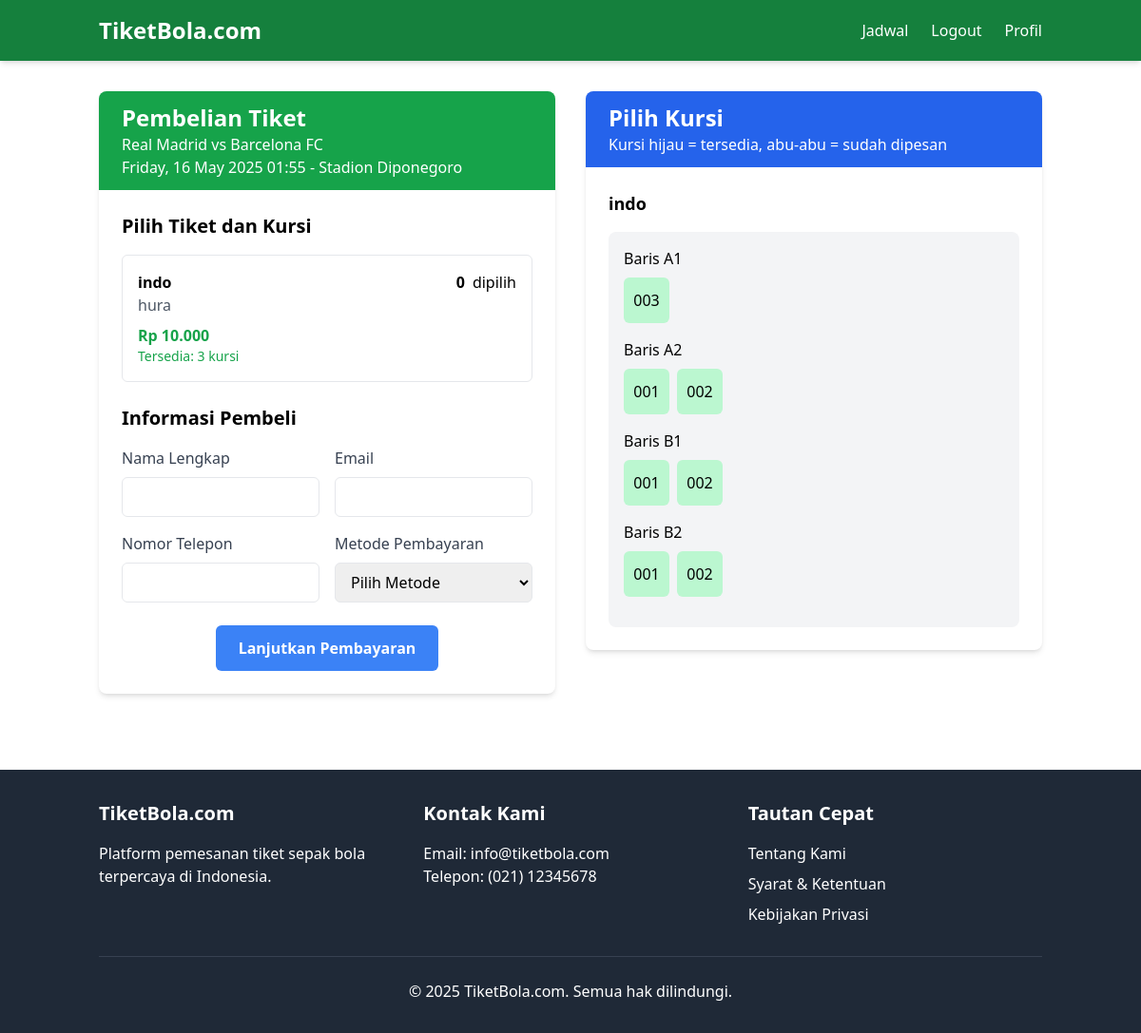
/booking.php?match_id=1 (signed in), run on an earlier commit of the app's database.
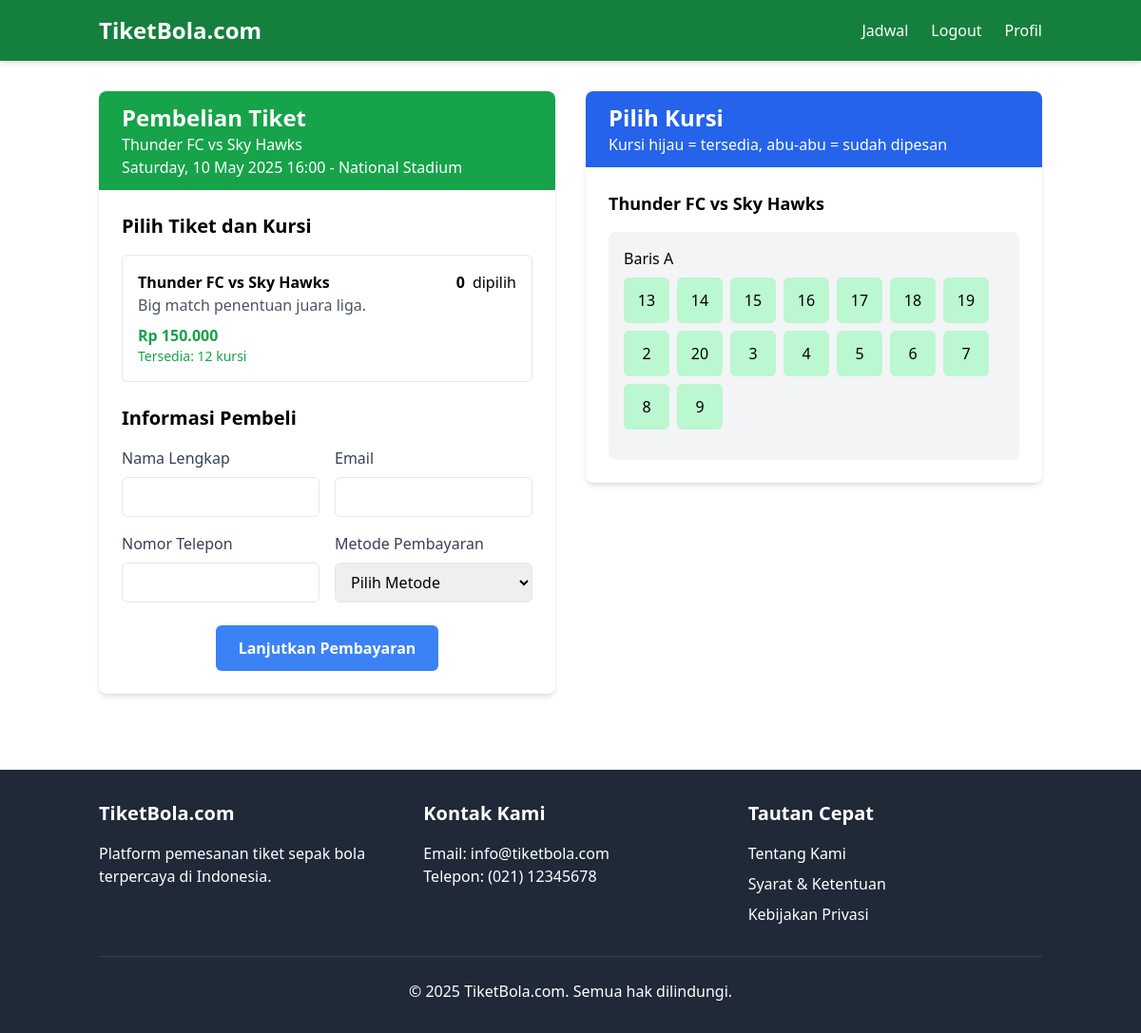
And on a later commit of the database.
### tables this page shows
CREATE TABLE `matches` (
  `id` int NOT NULL AUTO_INCREMENT,
  `team_home` varchar(100) NOT NULL,
  `team_away` varchar(100) NOT NULL,
  `match_date` datetime NOT NULL,
  `stadium` varchar(100) NOT NULL,
  `description` text,
  `created_at` timestamp NULL DEFAULT CURRENT_TIMESTAMP,
  `is_completed` tinyint(1) DEFAULT '0',
  PRIMARY KEY (`id`)
);

CREATE TABLE `tickets` (
  `id` int NOT NULL AUTO_INCREMENT,
  `match_id` int NOT NULL,
  `ticket_type` varchar(50) NOT NULL,
  `price` decimal(10,2) NOT NULL,
  `quantity_available` int DEFAULT '0',
  `description` text,
  PRIMARY KEY (`id`),
  KEY `match_id` (`match_id`),
  CONSTRAINT `tickets_ibfk_1` FOREIGN KEY (`match_id`) REFERENCES `matches` (`id`) ON DELETE CASCADE
);

CREATE TABLE `seats` (
  `id` int NOT NULL AUTO_INCREMENT,
  `match_id` int NOT NULL,
  `ticket_id` int NOT NULL,
  `seat_number` varchar(10) NOT NULL,
  `seat_row` varchar(5) NOT NULL,
  `seat_column` varchar(5) NOT NULL,
  `status` enum('available','booked','reserved') DEFAULT 'available',
  PRIMARY KEY (`id`),
  UNIQUE KEY `unique_seat` (`match_id`,`seat_number`),
  KEY `idx_seats_ticket` (`ticket_id`),
  KEY `idx_seats_status` (`status`),
  CONSTRAINT `fk_seats_tickets` FOREIGN KEY (`ticket_id`) REFERENCES `tickets` (`id`) ON DELETE CASCADE,
  CONSTRAINT `fk_seats_tickets_match` FOREIGN KEY (`match_id`) REFERENCES `tickets` (`match_id`) ON DELETE CASCADE,
  CONSTRAINT `seats_ibfk_1` FOREIGN KEY (`match_id`) REFERENCES `matches` (`id`) ON DELETE CASCADE,
  CONSTRAINT `seats_ibfk_2` FOREIGN KEY (`ticket_id`) REFERENCES `tickets` (`id`) ON DELETE CASCADE
);

### booking.php (the view, shortened to what the changed rows need)
<?php
require_once __DIR__ . '/config/database.php';
require_once 'includes/header.php';
$match_id = $_GET['match_id'];
$stmt = $pdo->prepare("SELECT * FROM matches WHERE id = ?");
$stmt->execute([$match_id]);
$match = $stmt->fetch(PDO::FETCH_ASSOC);
$match_date = new DateTime($match['match_date']);
$formatted_date = $match_date->format('l, d F Y H:i');
$tickets = $pdo->prepare("
    SELECT
        t.*,
        (t.quantity_available - IFNULL((
            SELECT COUNT(*)
            FROM seats s
            WHERE s.ticket_id = t.id AND s.status = 'booked'
        ), 0)) as available_seats
    FROM tickets t
    WHERE t.match_id = ? AND (t.quantity_available - IFNULL((
        SELECT COUNT(*)
        FROM seats s
        WHERE s.ticket_id = t.id AND s.status = 'booked'
    ), 0)) > 0
");
$tickets->execute([$match_id]);
$tickets = $tickets->fetchAll(PDO::FETCH_ASSOC);
$seats_query = $pdo->prepare("
    SELECT
        s.*,
        t.ticket_type
    FROM seats s
    JOIN tickets t ON s.ticket_id = t.id
    WHERE s.match_id = ? AND s.status = 'available'
    ORDER BY s.ticket_id, s.seat_row, s.seat_column
");
$seats_query->execute([$match_id]);
$available_seats = $seats_query->fetchAll(PDO::FETCH_ASSOC);
$grouped_seats = [];
foreach ($available_seats as $seat) {
    $grouped_seats[$seat['ticket_id']][] = $seat;
}
?>
<div class="container mx-auto px-4 py-8">
    <div class="flex flex-col lg:flex-row gap-8">
        <div class="lg:w-1/2">
            <div class="bg-white rounded-lg shadow-md overflow-hidden">
                <div class="bg-green-600 py-3 px-6">
                    <h2 class="text-white text-2xl font-bold">Pembelian Tiket</h2>
                    <p class="text-white"><?= htmlspecialchars($match['team_home']) ?> vs <?= htmlspecialchars($match['team_away']) ?></p>
                    <p class="text-white"><?= $formatted_date ?> - <?= htmlspecialchars($match['stadium']) ?></p>
                </div>
                <div class="p-6">
                    <form action="process_booking.php" method="post" id="booking-form">
                        <div class="mb-6">
                            <?php if (empty($tickets)): ?>
                                <p class="text-red-500">Tiket untuk pertandingan ini sudah habis.</p>
                            <?php else: ?>
                                <div class="space-y-4" id="ticket-selection">
                                    <?php foreach ($tickets as $ticket): ?>
                                    <div class="border rounded-md p-4" data-ticket-id="<?= $ticket['id'] ?>">
                                        <div class="flex justify-between items-start">
                                            <div>
                                                <h4 class="font-bold"><?= htmlspecialchars($ticket['ticket_type']) ?></h4>
                                                <p class="text-gray-600"><?= htmlspecialchars($ticket['description']) ?></p>
                                                <p class="text-green-600 font-bold mt-2">Rp <?= number_format($ticket['price'], 0, ',', '.') ?></p>
                                                <p class="text-sm <?= $ticket['available_seats'] > 0 ? 'text-green-600' : 'text-red-600' ?>">
                                                    Tersedia: <?= $ticket['available_seats'] ?> kursi
                                                </p>
                                            </div>
                                            <div class="flex items-center">
                                                <span id="selected-count-<?= $ticket['id'] ?>" class="mr-2 font-semibold">0</span>
                                                <span>dipilih</span>
                                            </div>
                                        </div>
                                    </div>
                                    <?php endforeach; ?>
                                </div>
                            <?php endif; ?>
                        </div>
                    </form>
                </div>
            </div>
        </div>
        <div class="lg:w-1/2">
            <div class="bg-white rounded-lg shadow-md overflow-hidden sticky top-4">
                <div class="bg-blue-600 py-3 px-6">
                    <h2 class="text-white text-2xl font-bold">Pilih Kursi</h2>
                </div>
                <div class="p-6">
                    <?php if (!empty($grouped_seats)): ?>
                        <div class="space-y-8">
                            <?php foreach ($grouped_seats as $ticket_id => $seats): ?>
                                <?php
                                $ticket_type = $seats[0]['ticket_type'];
                                $rows = array_unique(array_column($seats, 'seat_row'));
                                ?>
                                <div>
                                    <h3 class="text-lg font-semibold mb-4"><?= htmlspecialchars($ticket_type) ?></h3>
                                    <div class="bg-gray-100 p-4 rounded-lg">
                                        <?php foreach ($rows as $row): ?>
                                            <div class="mb-4">
                                                <h4 class="font-medium mb-2">Baris <?= $row ?></h4>
                                                <div class="flex flex-wrap gap-2">
                                                    <?php
                                                    $row_seats = array_filter($seats, function($seat) use ($row) {
                                                        return $seat['seat_row'] == $row;
                                                    });
                                                    ?>
                                                    <?php foreach ($row_seats as $seat): ?>
                                                        <button type="button"
                                                                class="seat-btn w-12 h-12 flex items-center justify-center rounded-md transition-all
                                                                       bg-green-200 hover:bg-green-300 cursor-pointer"
                                                                data-seat-id="<?= $seat['id'] ?>"
                                                                data-ticket-id="<?= $ticket_id ?>"
                                                                data-seat-number="<?= htmlspecialchars($seat['seat_number']) ?>">
                                                            <?= htmlspecialchars($seat['seat_column']) ?>
                                                        </button>
                                                    <?php endforeach; ?>
                                                </div>
                                            </div>
                                        <?php endforeach; ?>
                                    </div>
                                </div>
                            <?php endforeach; ?>
                        </div>
                    <?php else: ?>
                        <p class="text-red-500">Tidak ada kursi yang tersedia untuk pertandingan ini.</p>
                    <?php endif; ?>
                </div>
            </div>
        </div>
    </div>
</div>
<?php require_once 'includes/footer.php'; ?>

What changed in the data, as far as the page shows it:
removed tickets: ticket_type "indo", description "hura", price "10.000", available_seats "3"
removed seats: ticket.ticket_type "indo", row "A1", seat_column "003", row "A2", row "B1", row "B2"
removed seats: seat_column "001", shown under "A2"
removed seats: seat_column "002", shown under "A2"
removed seats: seat_column "001", shown under "B1"
removed seats: seat_column "002", shown under "B1"
removed seats: seat_column "001", shown under "B2"
removed seats: seat_column "002", shown under "B2"
changed matches: team_home "Real Madrid" → "Thunder FC"; team_away "Barcelona FC" → "Sky Hawks"; match_date "Friday, 16 May 2025 01:55" → "Saturday, 10 May 2025 16:00"; stadium "Stadion Diponegoro" → "National Stadium"
added tickets: ticket_type "Thunder FC vs Sky Hawks", description "Big match penentuan juara liga.", price "150.000", available_seats "12"
added seats: ticket.ticket_type "Thunder FC vs Sky Hawks", row "A", seat_column "13"
added seats: seat_column "14", shown under "A"
added seats: seat_column "15", shown under "A"
added seats: seat_column "16", shown under "A"
added seats: seat_column "17", shown under "A"
added seats: seat_column "18", shown under "A"
added seats: seat_column "19", shown under "A"
added seats: seat_column "2", shown under "A"
added seats: seat_column "20", shown under "A"
added seats: seat_column "3", shown under "A"
added seats: seat_column "4", shown under "A"
added seats: seat_column "5", shown under "A"
added seats: seat_column "6", shown under "A"
added seats: seat_column "7", shown under "A"
added seats: seat_column "8", shown under "A"
added seats: seat_column "9", shown under "A"
